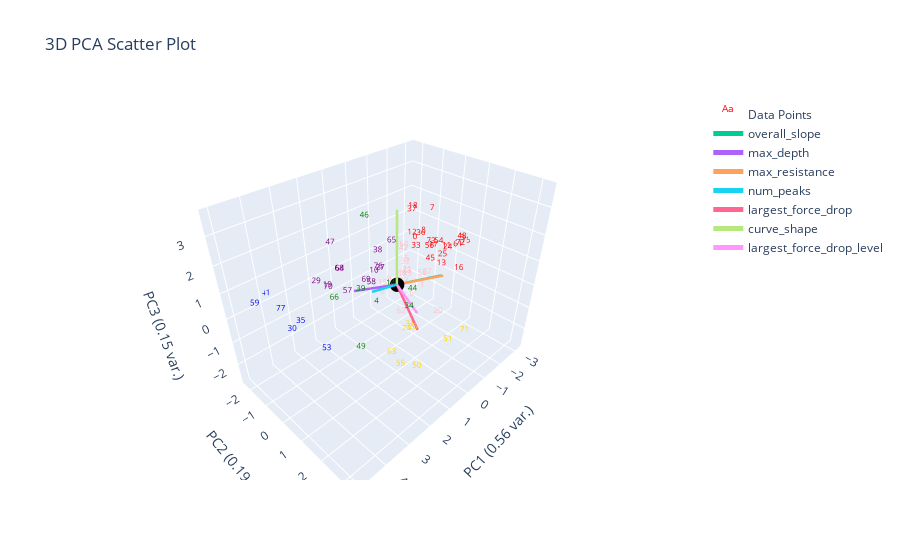

Notebook cell for this chart:
### Markdown cell above
# K-Means Clustering
- assumes
    - spherical clusters (isotropic)
    - similar size clusters (equal variance)
    - features are on same scale
    - clusters are linearly separable
    - number of clusters (k) is known

### Code cell
kmeans_elbow = 6
kmeans = KMeans(n_clusters=kmeans_elbow, init="k-means++", n_init=100).fit(clustering_features_df)
# print(f"kmeans cluster centers: {kmeans.cluster_centers_}")
plotting.pca_analysis(clustering_features_df) # printing scree plot
# plotting.plot_clusters_together(kmeans.labels_, "kmeans")
plotting.plot_clusters_seperately(kmeans.labels_, clustering_features_df.index.tolist(), depth_resist_curve_df_list, data_features_df, "kmeans")
plotting.plot_pca(clustering_features_df, y_labels=kmeans.labels_, num_pc=3, graph_title="kmeans")

### Figure 1 — Plotly figure (JSON) as saved in the notebook; plotly's stock layout.template omitted (floating-point values rounded to 4 significant figures)
{"data": [{"mode": "text", "name": "Data Points", "text": ["0", "1", "2", "3", "4", "5", "6", "7", "8", "9", "10", "11", "12", "13", "14", "15", "16", "17", "18", "19", "20", "21", "22", "23", "24", "25", "26", "27", "28", "29", "30", "31", "32", "33", "34", "35", "36", "37", "38", "39", "40", "41", "42", "43", "44", "45", "46", "47", "48", "49", "50", "51", "52", "53", "54", "55", "56", "57", "58", "59", "60", "61", "62", "63", "64", "65", "66", "67", "68", "69", "70", "71", "72", "73", "74", "75", "76", "77"], "textfont": {"color": ["red", "pink", "pink", "red", "green", "pink", "pink", "red", "red", "pink", "purple", "red", "red", "red", "green", "pink", "red", "red", "red", "purple", "pink", "pink", "pink", "pink", "red", "red", "gold", "purple", "pink", "purple", "blue", "gold", "pink", "red", "green", "blue", "red", "red", "purple", "green", "pink", "blue", "pink", "pink", "green", "red", "green", "purple", "red", "green", "gold", "gold", "pink", "blue", "red", "gold", "red", "purple", "purple", "blue", "pink", "red", "pink", "gold", "purple", "purple", "green", "pink", "purple", "purple", "purple", "gold", "red", "red", "gold", "red", "purple", "blue"], "size": 8}, "type": "scatter3d", "x": [-1.384, -0.9617, 0.116, -2.997, 2.252, -1.153, -1.401, -1.881, -1.661, -0.3491, -0.1394, -2.456, -1.297, -2.364, 1.935, -0.3693, -1.887, -2.014, -1.281, 1.583, -0.8553, -0.7825, -0.2737, -0.7862, -2.529, -1.566, 1.222, 0.5107, -0.5223, 2.107, 4.807, 0.8845, -1.11, -1.44, 1.661, 3.884, -1.583, -1.238, -0.1971, 2.117, -1.031, 3.946, -1.038, -0.1342, 1.511, -1.948, 2.439, 1.708, -2.974, 3.24, 1.021, 1.219, -1.706, 3.336, -2.249, 1.591, -1.889, 0.9545, 0.1123, 5.007, -1.045, -2.855, -1.03, 1.838, 1.371, 0.2798, 2.754, -1.878, 1.472, 0.287, 1.856, 0.07084, -2.954, -1.932, 1.336, -3.156, -0.1587, 4.028], "y": [-0.4326, 0.3681, -0.6053, 0.5285, 1.317, -0.6009, -0.5059, -0.1065, -0.2683, -0.7427, -1.333, 0.2167, -0.4975, 0.1403, 1.609, -1.103, 1.304, -0.04116, -0.4794, -2.027, 1.291, -0.2729, -0.2657, -0.2147, 0.2484, 0.751, 1.9, -0.331, -0.002087, -1.968, 0.604, 1.45, -0.6211, -0.4153, 2.105, -0.4227, -0.3262, -0.5025, -1.186, 0.4541, -0.7413, -2.325, -0.6712, 0.2028, 2.084, -0.1089, 1.095, -1.491, 0.5329, 1.655, 1.987, 3.286, -0.267, 0.03586, 0.02436, 1.746, -0.1325, -1.662, -1.236, -0.9546, -0.6576, 0.4405, -0.7227, 1.561, -1.494, -0.0005907, -0.1006, -0.161, -1.401, -1.332, -1.625, 3.089, 0.5091, -0.1019, 1.725, 0.6192, -1.131, -1.288], "z": [0.7885, -0.7765, -1.004, 0.4935, 0.7645, -0.1223, -1.878, 1.908, 1.021, -0.7509, -0.5365, 0.2395, 0.9907, -0.5517, 1.421, -1.112, 0.007296, 0.3721, 2.065, -0.687, -1.414, -0.2907, -0.5662, -0.4392, 0.1569, 0.484, -0.5275, 0.376, -0.1083, -0.2245, 0.8107, -0.8931, -0.2485, 0.4036, 0.69, -0.07166, 0.9206, 1.948, 0.4091, 0.703, -0.8203, 0.03064, 0.3588, -0.2563, 1.253, -0.252, 3.624, 1.414, 0.5648, -0.2106, -2.383, -0.1636, -0.888, -1.302, 0.4525, -2.034, 0.3284, -1.096, -0.9024, 0.9481, 0.5181, 0.2295, -2.691, -1.457, 0.1914, 1.515, 0.407, -0.8832, 0.2923, -0.747, -0.43, -0.6322, 0.2803, 0.5239, -0.6501, 0.3455, -0.257, 0.006694]}, {"marker": {"color": "black", "size": 5}, "mode": "markers", "name": "Origin", "showlegend": false, "type": "scatter3d", "x": [0], "y": [0], "z": [0]}, {"line": {"width": 5}, "mode": "lines+text", "name": "overall_slope", "textposition": "top center", "type": "scatter3d", "x": [0, -1.395], "y": [0, 0.8657], "z": [0, 0.1397]}, {"line": {"width": 5}, "mode": "lines+text", "name": "max_depth", "textposition": "top center", "type": "scatter3d", "x": [0, 1.398], "y": [0, -0.7057], "z": [0, 0.06372]}, {"line": {"width": 5}, "mode": "lines+text", "name": "max_resistance", "textposition": "top center", "type": "scatter3d", "x": [0, -1.317], "y": [0, 1.013], "z": [0, 0.2419]}, {"line": {"width": 5}, "mode": "lines+text", "name": "num_peaks", "textposition": "top center", "type": "scatter3d", "x": [0, 1.264], "y": [0, 0.06835], "z": [0, 0.3507]}, {"line": {"width": 5}, "mode": "lines+text", "name": "largest_force_drop", "textposition": "top center", "type": "scatter3d", "x": [0, 0.9168], "y": [0, 1.843], "z": [0, -0.4571]}, {"line": {"width": 5}, "mode": "lines+text", "name": "curve_shape", "textposition": "top center", "type": "scatter3d", "x": [0, 0.05315], "y": [0, 0.0112], "z": [0, 2.919]}, {"line": {"width": 5}, "mode": "lines+text", "name": "largest_force_drop_level", "textposition": "top center", "type": "scatter3d", "x": [0, 0.9612], "y": [0, 1.823], "z": [0, 0.2549]}], "layout": {"autosize": true, "scene": {"xaxis": {"title": {"text": "PC1 (0.56 var.)"}}, "yaxis": {"title": {"text": "PC2 (0.19 var.)"}}, "zaxis": {"title": {"text": "PC3 (0.15 var.)"}}}, "title": {"text": "3D PCA Scatter Plot"}}}
